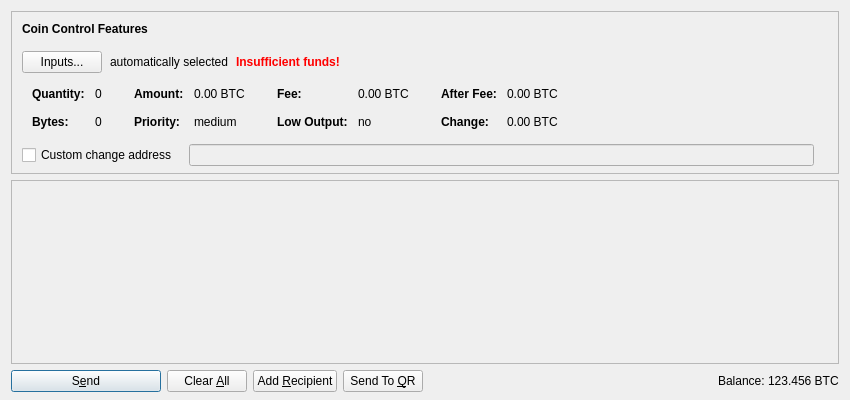
<?xml version="1.0" encoding="UTF-8"?>
<ui version="4.0">
 <class>SendCoinsDialog</class>
 <widget class="QDialog" name="SendCoinsDialog">
  <property name="geometry">
   <rect>
    <x>0</x>
    <y>0</y>
    <width>850</width>
    <height>400</height>
   </rect>
  </property>
  <property name="windowTitle">
   <string>Send Coins</string>
  </property>
  <layout class="QVBoxLayout" name="verticalLayout" stretch="0,1,0">
   <property name="bottomMargin">
    <number>8</number>
   </property>
   <item>
    <widget class="QFrame" name="frameCoinControl">
     <property name="sizePolicy">
      <sizepolicy hsizetype="Expanding" vsizetype="Expanding">
       <horstretch>0</horstretch>
       <verstretch>0</verstretch>
      </sizepolicy>
     </property>
     <property name="maximumSize">
      <size>
       <width>16777215</width>
       <height>16777215</height>
      </size>
     </property>
     <property name="frameShape">
      <enum>QFrame::StyledPanel</enum>
     </property>
     <property name="frameShadow">
      <enum>QFrame::Sunken</enum>
     </property>
     <layout class="QVBoxLayout" name="verticalLayoutCoinControl2">
      <property name="spacing">
       <number>0</number>
      </property>
      <property name="leftMargin">
       <number>0</number>
      </property>
      <property name="topMargin">
       <number>0</number>
      </property>
      <property name="rightMargin">
       <number>0</number>
      </property>
      <property name="bottomMargin">
       <number>6</number>
      </property>
      <item>
       <layout class="QVBoxLayout" name="verticalLayoutCoinControl" stretch="0,0,0,0,1">
        <property name="spacing">
         <number>0</number>
        </property>
        <property name="leftMargin">
         <number>10</number>
        </property>
        <property name="topMargin">
         <number>10</number>
        </property>
        <item>
         <layout class="QHBoxLayout" name="horizontalLayoutCoinControl1">
          <property name="bottomMargin">
           <number>15</number>
          </property>
          <item>
           <widget class="QLabel" name="labelCoinControlFeatures">
            <property name="sizePolicy">
             <sizepolicy hsizetype="Preferred" vsizetype="Maximum">
              <horstretch>0</horstretch>
              <verstretch>0</verstretch>
             </sizepolicy>
            </property>
            <property name="font">
             <font>
              <weight>75</weight>
              <bold>true</bold>
             </font>
            </property>
            <property name="styleSheet">
             <string notr="true">font-weight:bold;</string>
            </property>
            <property name="text">
             <string>Coin Control Features</string>
            </property>
           </widget>
          </item>
         </layout>
        </item>
        <item>
         <layout class="QHBoxLayout" name="horizontalLayoutCoinControl2" stretch="0,0,0,0">
          <property name="spacing">
           <number>8</number>
          </property>
          <property name="bottomMargin">
           <number>10</number>
          </property>
          <item>
           <widget class="QPushButton" name="pushButtonCoinControl">
            <property name="styleSheet">
             <string notr="true"/>
            </property>
            <property name="text">
             <string>Inputs...</string>
            </property>
           </widget>
          </item>
          <item>
           <widget class="QLabel" name="labelCoinControlAutomaticallySelected">
            <property name="text">
             <string>automatically selected</string>
            </property>
            <property name="margin">
             <number>5</number>
            </property>
           </widget>
          </item>
          <item>
           <widget class="QLabel" name="labelCoinControlInsuffFunds">
            <property name="font">
             <font>
              <weight>75</weight>
              <bold>true</bold>
             </font>
            </property>
            <property name="styleSheet">
             <string notr="true">color:red;font-weight:bold;</string>
            </property>
            <property name="text">
             <string>Insufficient funds!</string>
            </property>
            <property name="margin">
             <number>5</number>
            </property>
           </widget>
          </item>
          <item>
           <spacer name="horizontalSpacerCoinControl">
            <property name="orientation">
             <enum>Qt::Horizontal</enum>
            </property>
            <property name="sizeHint" stdset="0">
             <size>
              <width>40</width>
              <height>1</height>
             </size>
            </property>
           </spacer>
          </item>
         </layout>
        </item>
        <item>
         <widget class="QWidget" name="widgetCoinControl" native="true">
          <property name="sizePolicy">
           <sizepolicy hsizetype="Preferred" vsizetype="Preferred">
            <horstretch>0</horstretch>
            <verstretch>0</verstretch>
           </sizepolicy>
          </property>
          <property name="minimumSize">
           <size>
            <width>0</width>
            <height>0</height>
           </size>
          </property>
          <property name="styleSheet">
           <string notr="true"/>
          </property>
          <layout class="QHBoxLayout" name="horizontalLayoutCoinControl5">
           <property name="margin">
            <number>0</number>
           </property>
           <item>
            <layout class="QHBoxLayout" name="horizontalLayoutCoinControl3" stretch="0,0,0,1">
             <property name="spacing">
              <number>20</number>
             </property>
             <property name="topMargin">
              <number>0</number>
             </property>
             <property name="bottomMargin">
              <number>10</number>
             </property>
             <item>
              <layout class="QFormLayout" name="formLayoutCoinControl1">
               <property name="horizontalSpacing">
                <number>10</number>
               </property>
               <property name="verticalSpacing">
                <number>14</number>
               </property>
               <property name="leftMargin">
                <number>10</number>
               </property>
               <property name="topMargin">
                <number>4</number>
               </property>
               <property name="rightMargin">
                <number>6</number>
               </property>
               <item row="0" column="0">
                <widget class="QLabel" name="labelCoinControlQuantityText">
                 <property name="font">
                  <font>
                   <weight>75</weight>
                   <bold>true</bold>
                  </font>
                 </property>
                 <property name="text">
                  <string>Quantity:</string>
                 </property>
                 <property name="margin">
                  <number>0</number>
                 </property>
                </widget>
               </item>
               <item row="0" column="1">
                <widget class="QLabel" name="labelCoinControlQuantity">
                 <property name="cursor">
                  <cursorShape>IBeamCursor</cursorShape>
                 </property>
                 <property name="contextMenuPolicy">
                  <enum>Qt::ActionsContextMenu</enum>
                 </property>
                 <property name="text">
                  <string notr="true">0</string>
                 </property>
                 <property name="margin">
                  <number>0</number>
                 </property>
                 <property name="textInteractionFlags">
                  <set>Qt::LinksAccessibleByMouse|Qt::TextSelectableByKeyboard|Qt::TextSelectableByMouse</set>
                 </property>
                </widget>
               </item>
               <item row="1" column="0">
                <widget class="QLabel" name="labelCoinControlBytesText">
                 <property name="font">
                  <font>
                   <weight>75</weight>
                   <bold>true</bold>
                  </font>
                 </property>
                 <property name="text">
                  <string>Bytes:</string>
                 </property>
                </widget>
               </item>
               <item row="1" column="1">
                <widget class="QLabel" name="labelCoinControlBytes">
                 <property name="cursor">
                  <cursorShape>IBeamCursor</cursorShape>
                 </property>
                 <property name="contextMenuPolicy">
                  <enum>Qt::ActionsContextMenu</enum>
                 </property>
                 <property name="text">
                  <string notr="true">0</string>
                 </property>
                 <property name="textInteractionFlags">
                  <set>Qt::LinksAccessibleByMouse|Qt::TextSelectableByKeyboard|Qt::TextSelectableByMouse</set>
                 </property>
                </widget>
               </item>
              </layout>
             </item>
             <item>
              <layout class="QFormLayout" name="formLayoutCoinControl2">
               <property name="horizontalSpacing">
                <number>10</number>
               </property>
               <property name="verticalSpacing">
                <number>14</number>
               </property>
               <property name="leftMargin">
                <number>6</number>
               </property>
               <property name="topMargin">
                <number>4</number>
               </property>
               <property name="rightMargin">
                <number>6</number>
               </property>
               <item row="0" column="0">
                <widget class="QLabel" name="labelCoinControlAmountText">
                 <property name="font">
                  <font>
                   <weight>75</weight>
                   <bold>true</bold>
                  </font>
                 </property>
                 <property name="text">
                  <string>Amount:</string>
                 </property>
                 <property name="margin">
                  <number>0</number>
                 </property>
                </widget>
               </item>
               <item row="0" column="1">
                <widget class="QLabel" name="labelCoinControlAmount">
                 <property name="cursor">
                  <cursorShape>IBeamCursor</cursorShape>
                 </property>
                 <property name="contextMenuPolicy">
                  <enum>Qt::ActionsContextMenu</enum>
                 </property>
                 <property name="text">
                  <string notr="true">0.00 BTC</string>
                 </property>
                 <property name="textInteractionFlags">
                  <set>Qt::LinksAccessibleByMouse|Qt::TextSelectableByKeyboard|Qt::TextSelectableByMouse</set>
                 </property>
                </widget>
               </item>
               <item row="1" column="0">
                <widget class="QLabel" name="labelCoinControlPriorityText">
                 <property name="font">
                  <font>
                   <weight>75</weight>
                   <bold>true</bold>
                  </font>
                 </property>
                 <property name="text">
                  <string>Priority:</string>
                 </property>
                </widget>
               </item>
               <item row="1" column="1">
                <widget class="QLabel" name="labelCoinControlPriority">
                 <property name="cursor">
                  <cursorShape>IBeamCursor</cursorShape>
                 </property>
                 <property name="contextMenuPolicy">
                  <enum>Qt::ActionsContextMenu</enum>
                 </property>
                 <property name="text">
                  <string notr="true">medium</string>
                 </property>
                 <property name="textInteractionFlags">
                  <set>Qt::LinksAccessibleByMouse|Qt::TextSelectableByKeyboard|Qt::TextSelectableByMouse</set>
                 </property>
                </widget>
               </item>
              </layout>
             </item>
             <item>
              <layout class="QFormLayout" name="formLayoutCoinControl3">
               <property name="horizontalSpacing">
                <number>10</number>
               </property>
               <property name="verticalSpacing">
                <number>14</number>
               </property>
               <property name="leftMargin">
                <number>6</number>
               </property>
               <property name="topMargin">
                <number>4</number>
               </property>
               <property name="rightMargin">
                <number>6</number>
               </property>
               <item row="0" column="0">
                <widget class="QLabel" name="labelCoinControlFeeText">
                 <property name="font">
                  <font>
                   <weight>75</weight>
                   <bold>true</bold>
                  </font>
                 </property>
                 <property name="text">
                  <string>Fee:</string>
                 </property>
                 <property name="margin">
                  <number>0</number>
                 </property>
                </widget>
               </item>
               <item row="0" column="1">
                <widget class="QLabel" name="labelCoinControlFee">
                 <property name="cursor">
                  <cursorShape>IBeamCursor</cursorShape>
                 </property>
                 <property name="contextMenuPolicy">
                  <enum>Qt::ActionsContextMenu</enum>
                 </property>
                 <property name="text">
                  <string notr="true">0.00 BTC</string>
                 </property>
                 <property name="textInteractionFlags">
                  <set>Qt::LinksAccessibleByMouse|Qt::TextSelectableByKeyboard|Qt::TextSelectableByMouse</set>
                 </property>
                </widget>
               </item>
               <item row="1" column="0">
                <widget class="QLabel" name="labelCoinControlLowOutputText">
                 <property name="font">
                  <font>
                   <weight>75</weight>
                   <bold>true</bold>
                  </font>
                 </property>
                 <property name="text">
                  <string>Low Output:</string>
                 </property>
                </widget>
               </item>
               <item row="1" column="1">
                <widget class="QLabel" name="labelCoinControlLowOutput">
                 <property name="cursor">
                  <cursorShape>IBeamCursor</cursorShape>
                 </property>
                 <property name="contextMenuPolicy">
                  <enum>Qt::ActionsContextMenu</enum>
                 </property>
                 <property name="text">
                  <string notr="true">no</string>
                 </property>
                 <property name="textInteractionFlags">
                  <set>Qt::LinksAccessibleByMouse|Qt::TextSelectableByKeyboard|Qt::TextSelectableByMouse</set>
                 </property>
                </widget>
               </item>
              </layout>
             </item>
             <item>
              <layout class="QFormLayout" name="formLayoutCoinControl4">
               <property name="horizontalSpacing">
                <number>10</number>
               </property>
               <property name="verticalSpacing">
                <number>14</number>
               </property>
               <property name="leftMargin">
                <number>6</number>
               </property>
               <property name="topMargin">
                <number>4</number>
               </property>
               <property name="rightMargin">
                <number>6</number>
               </property>
               <item row="0" column="0">
                <widget class="QLabel" name="labelCoinControlAfterFeeText">
                 <property name="font">
                  <font>
                   <weight>75</weight>
                   <bold>true</bold>
                  </font>
                 </property>
                 <property name="text">
                  <string>After Fee:</string>
                 </property>
                 <property name="margin">
                  <number>0</number>
                 </property>
                </widget>
               </item>
               <item row="0" column="1">
                <widget class="QLabel" name="labelCoinControlAfterFee">
                 <property name="cursor">
                  <cursorShape>IBeamCursor</cursorShape>
                 </property>
                 <property name="contextMenuPolicy">
                  <enum>Qt::ActionsContextMenu</enum>
                 </property>
                 <property name="text">
                  <string notr="true">0.00 BTC</string>
                 </property>
                 <property name="textInteractionFlags">
                  <set>Qt::LinksAccessibleByMouse|Qt::TextSelectableByKeyboard|Qt::TextSelectableByMouse</set>
                 </property>
                </widget>
               </item>
               <item row="1" column="0">
                <widget class="QLabel" name="labelCoinControlChangeText">
                 <property name="font">
                  <font>
                   <weight>75</weight>
                   <bold>true</bold>
                  </font>
                 </property>
                 <property name="text">
                  <string>Change:</string>
                 </property>
                </widget>
               </item>
               <item row="1" column="1">
                <widget class="QLabel" name="labelCoinControlChange">
                 <property name="cursor">
                  <cursorShape>IBeamCursor</cursorShape>
                 </property>
                 <property name="contextMenuPolicy">
                  <enum>Qt::ActionsContextMenu</enum>
                 </property>
                 <property name="text">
                  <string notr="true">0.00 BTC</string>
                 </property>
                 <property name="textInteractionFlags">
                  <set>Qt::LinksAccessibleByMouse|Qt::TextSelectableByKeyboard|Qt::TextSelectableByMouse</set>
                 </property>
                </widget>
               </item>
              </layout>
             </item>
            </layout>
           </item>
          </layout>
         </widget>
        </item>
        <item>
         <layout class="QHBoxLayout" name="horizontalLayoutCoinControl4" stretch="0,0,0">
          <property name="spacing">
           <number>12</number>
          </property>
          <property name="sizeConstraint">
           <enum>QLayout::SetDefaultConstraint</enum>
          </property>
          <property name="topMargin">
           <number>5</number>
          </property>
          <property name="rightMargin">
           <number>5</number>
          </property>
          <item>
           <widget class="QCheckBox" name="checkBoxCoinControlChange">
            <property name="toolTip">
             <string>If this is activated, but the change address is empty or invalid, change will be sent to a newly generated address.</string>
            </property>
            <property name="text">
             <string>Custom change address</string>
            </property>
           </widget>
          </item>
          <item>
           <widget class="QValidatedLineEdit" name="lineEditCoinControlChange">
            <property name="enabled">
             <bool>false</bool>
            </property>
            <property name="sizePolicy">
             <sizepolicy hsizetype="Expanding" vsizetype="Fixed">
              <horstretch>0</horstretch>
              <verstretch>0</verstretch>
             </sizepolicy>
            </property>
           </widget>
          </item>
          <item>
           <widget class="QLabel" name="labelCoinControlChangeLabel">
            <property name="sizePolicy">
             <sizepolicy hsizetype="Preferred" vsizetype="Expanding">
              <horstretch>0</horstretch>
              <verstretch>0</verstretch>
             </sizepolicy>
            </property>
            <property name="minimumSize">
             <size>
              <width>0</width>
              <height>0</height>
             </size>
            </property>
            <property name="text">
             <string/>
            </property>
            <property name="margin">
             <number>3</number>
            </property>
           </widget>
          </item>
         </layout>
        </item>
        <item>
         <spacer name="verticalSpacerCoinControl">
          <property name="orientation">
           <enum>Qt::Vertical</enum>
          </property>
          <property name="sizeHint" stdset="0">
           <size>
            <width>800</width>
            <height>1</height>
           </size>
          </property>
         </spacer>
        </item>
       </layout>
      </item>
     </layout>
    </widget>
   </item>
   <item>
    <widget class="QScrollArea" name="scrollArea">
     <property name="widgetResizable">
      <bool>true</bool>
     </property>
     <widget class="QWidget" name="scrollAreaWidgetContents">
      <property name="geometry">
       <rect>
        <x>0</x>
        <y>0</y>
        <width>830</width>
        <height>177</height>
       </rect>
      </property>
      <layout class="QVBoxLayout" name="verticalLayout_2" stretch="0,1">
       <property name="margin">
        <number>0</number>
       </property>
       <item>
        <layout class="QVBoxLayout" name="entries">
         <property name="spacing">
          <number>6</number>
         </property>
        </layout>
       </item>
       <item>
        <spacer name="verticalSpacer">
         <property name="orientation">
          <enum>Qt::Vertical</enum>
         </property>
         <property name="sizeHint" stdset="0">
          <size>
           <width>20</width>
           <height>40</height>
          </size>
         </property>
        </spacer>
       </item>
      </layout>
     </widget>
    </widget>
   </item>
   <item>
    <layout class="QHBoxLayout" name="horizontalLayout">
     <item>
      <widget class="QPushButton" name="sendButton">
       <property name="minimumSize">
        <size>
         <width>150</width>
         <height>0</height>
        </size>
       </property>
       <property name="toolTip">
        <string>Confirm the send action</string>
       </property>
       <property name="text">
        <string>S&amp;end</string>
       </property>
       <property name="icon">
        <iconset resource="../hostcoin.qrc">
         <normaloff>:/icons/send</normaloff>:/icons/send</iconset>
       </property>
       <property name="default">
        <bool>true</bool>
       </property>
      </widget>
     </item>
     <item>
      <widget class="QPushButton" name="clearButton">
       <property name="sizePolicy">
        <sizepolicy hsizetype="Minimum" vsizetype="Fixed">
         <horstretch>0</horstretch>
         <verstretch>0</verstretch>
        </sizepolicy>
       </property>
       <property name="toolTip">
        <string>Clear all fields of the form.</string>
       </property>
       <property name="text">
        <string>Clear &amp;All</string>
       </property>
       <property name="icon">
        <iconset resource="../hostcoin.qrc">
         <normaloff>:/icons/remove</normaloff>:/icons/remove</iconset>
       </property>
       <property name="autoRepeatDelay">
        <number>300</number>
       </property>
       <property name="autoDefault">
        <bool>false</bool>
       </property>
      </widget>
     </item>
     <item>
      <widget class="QPushButton" name="addButton">
       <property name="toolTip">
        <string>Send to multiple recipients at once</string>
       </property>
       <property name="text">
        <string>Add &amp;Recipient</string>
       </property>
       <property name="icon">
        <iconset resource="../hostcoin.qrc">
         <normaloff>:/icons/add</normaloff>:/icons/add</iconset>
       </property>
       <property name="autoDefault">
        <bool>false</bool>
       </property>
      </widget>
     </item>
     <item>
      <widget class="QPushButton" name="sendQRButton">
       <property name="text">
        <string>Send To &amp;QR</string>
       </property>
       <property name="icon">
        <iconset resource="../hostcoin.qrc">
         <normaloff>:/icons/qrcode</normaloff>:/icons/qrcode</iconset>
       </property>
      </widget>
     </item>
     <item>
      <spacer name="horizontalSpacer">
       <property name="orientation">
        <enum>Qt::Horizontal</enum>
       </property>
       <property name="sizeHint" stdset="0">
        <size>
         <width>40</width>
         <height>20</height>
        </size>
       </property>
      </spacer>
     </item>
     <item>
      <layout class="QHBoxLayout" name="horizontalLayout_2">
       <property name="spacing">
        <number>3</number>
       </property>
       <item>
        <widget class="QLabel" name="label">
         <property name="sizePolicy">
          <sizepolicy hsizetype="Preferred" vsizetype="Fixed">
           <horstretch>0</horstretch>
           <verstretch>0</verstretch>
          </sizepolicy>
         </property>
         <property name="text">
          <string>Balance:</string>
         </property>
        </widget>
       </item>
       <item>
        <widget class="QLabel" name="labelBalance">
         <property name="sizePolicy">
          <sizepolicy hsizetype="Preferred" vsizetype="Fixed">
           <horstretch>0</horstretch>
           <verstretch>0</verstretch>
          </sizepolicy>
         </property>
         <property name="cursor">
          <cursorShape>IBeamCursor</cursorShape>
         </property>
         <property name="text">
          <string notr="true">123.456 BTC</string>
         </property>
         <property name="textInteractionFlags">
          <set>Qt::LinksAccessibleByMouse|Qt::TextSelectableByKeyboard|Qt::TextSelectableByMouse</set>
         </property>
        </widget>
       </item>
      </layout>
     </item>
    </layout>
   </item>
  </layout>
 </widget>
 <customwidgets>
  <customwidget>
   <class>QValidatedLineEdit</class>
   <extends>QLineEdit</extends>
   <header>qvalidatedlineedit.h</header>
  </customwidget>
 </customwidgets>
 <resources>
  <include location="../hostcoin.qrc"/>
 </resources>
 <connections/>
</ui>
